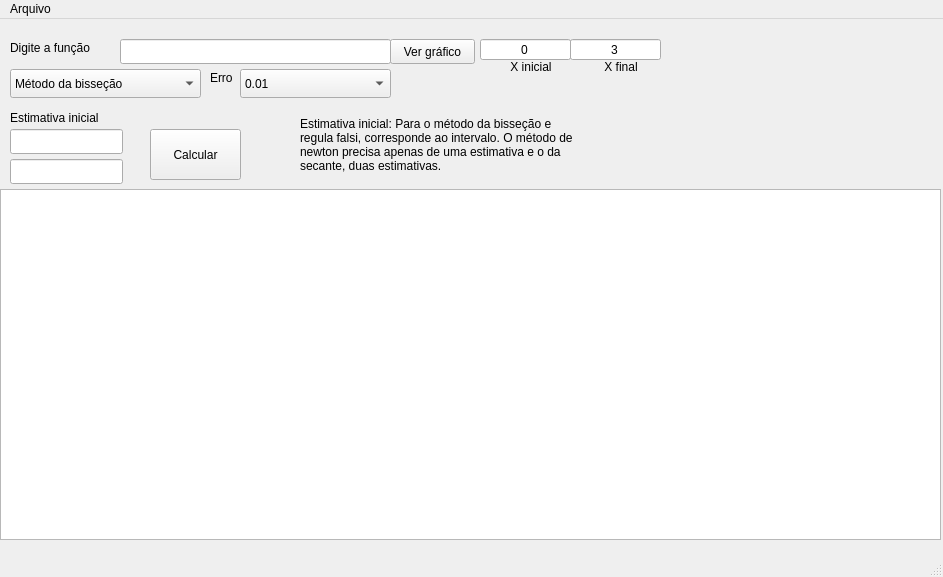
<?xml version="1.0" encoding="UTF-8"?>
<ui version="4.0">
 <class>janelaPrincipal</class>
 <widget class="QMainWindow" name="janelaPrincipal">
  <property name="geometry">
   <rect>
    <x>0</x>
    <y>0</y>
    <width>943</width>
    <height>577</height>
   </rect>
  </property>
  <property name="windowTitle">
   <string>Zero de Funções</string>
  </property>
  <widget class="QWidget" name="centralwidget">
   <widget class="QLabel" name="label">
    <property name="geometry">
     <rect>
      <x>10</x>
      <y>20</y>
      <width>121</width>
      <height>17</height>
     </rect>
    </property>
    <property name="text">
     <string>Digite a função</string>
    </property>
   </widget>
   <widget class="QComboBox" name="cmbMetodo">
    <property name="geometry">
     <rect>
      <x>10</x>
      <y>50</y>
      <width>191</width>
      <height>29</height>
     </rect>
    </property>
    <item>
     <property name="text">
      <string>Método da bisseção</string>
     </property>
    </item>
    <item>
     <property name="text">
      <string>Falsa Posição</string>
     </property>
    </item>
    <item>
     <property name="text">
      <string>Newton-raphson</string>
     </property>
    </item>
    <item>
     <property name="text">
      <string>Secante</string>
     </property>
    </item>
   </widget>
   <widget class="QLineEdit" name="txtFuncao">
    <property name="geometry">
     <rect>
      <x>120</x>
      <y>20</y>
      <width>271</width>
      <height>25</height>
     </rect>
    </property>
   </widget>
   <widget class="QLineEdit" name="txtA">
    <property name="geometry">
     <rect>
      <x>10</x>
      <y>110</y>
      <width>113</width>
      <height>25</height>
     </rect>
    </property>
   </widget>
   <widget class="QLabel" name="label_2">
    <property name="geometry">
     <rect>
      <x>10</x>
      <y>90</y>
      <width>141</width>
      <height>17</height>
     </rect>
    </property>
    <property name="text">
     <string>Estimativa inicial</string>
    </property>
   </widget>
   <widget class="QLineEdit" name="txtB">
    <property name="geometry">
     <rect>
      <x>10</x>
      <y>140</y>
      <width>113</width>
      <height>25</height>
     </rect>
    </property>
   </widget>
   <widget class="QPushButton" name="btnCalcular">
    <property name="geometry">
     <rect>
      <x>150</x>
      <y>110</y>
      <width>91</width>
      <height>51</height>
     </rect>
    </property>
    <property name="text">
     <string>Calcular</string>
    </property>
   </widget>
   <widget class="QTextEdit" name="txtResultado">
    <property name="geometry">
     <rect>
      <x>0</x>
      <y>170</y>
      <width>941</width>
      <height>351</height>
     </rect>
    </property>
   </widget>
   <widget class="QLabel" name="label_3">
    <property name="geometry">
     <rect>
      <x>210</x>
      <y>50</y>
      <width>41</width>
      <height>17</height>
     </rect>
    </property>
    <property name="text">
     <string>Erro</string>
    </property>
   </widget>
   <widget class="QComboBox" name="cmbErro">
    <property name="geometry">
     <rect>
      <x>240</x>
      <y>50</y>
      <width>151</width>
      <height>29</height>
     </rect>
    </property>
    <item>
     <property name="text">
      <string>0.01</string>
     </property>
    </item>
    <item>
     <property name="text">
      <string>0.1</string>
     </property>
    </item>
    <item>
     <property name="text">
      <string>0.001</string>
     </property>
    </item>
    <item>
     <property name="text">
      <string>0.0001</string>
     </property>
    </item>
    <item>
     <property name="text">
      <string>0.00001</string>
     </property>
    </item>
   </widget>
   <widget class="QPushButton" name="btnGrafico">
    <property name="geometry">
     <rect>
      <x>390</x>
      <y>20</y>
      <width>85</width>
      <height>25</height>
     </rect>
    </property>
    <property name="text">
     <string>Ver gráfico</string>
    </property>
   </widget>
   <widget class="QLineEdit" name="txtX1">
    <property name="geometry">
     <rect>
      <x>480</x>
      <y>20</y>
      <width>91</width>
      <height>21</height>
     </rect>
    </property>
    <property name="toolTip">
     <string>X inicial</string>
    </property>
    <property name="text">
     <string>0</string>
    </property>
    <property name="alignment">
     <set>Qt::AlignCenter</set>
    </property>
   </widget>
   <widget class="QLineEdit" name="txtX2">
    <property name="geometry">
     <rect>
      <x>570</x>
      <y>20</y>
      <width>91</width>
      <height>21</height>
     </rect>
    </property>
    <property name="toolTip">
     <string>X final</string>
    </property>
    <property name="text">
     <string>3</string>
    </property>
    <property name="alignment">
     <set>Qt::AlignCenter</set>
    </property>
   </widget>
   <widget class="QLabel" name="label_4">
    <property name="geometry">
     <rect>
      <x>500</x>
      <y>40</y>
      <width>62</width>
      <height>15</height>
     </rect>
    </property>
    <property name="text">
     <string>X inicial</string>
    </property>
    <property name="alignment">
     <set>Qt::AlignCenter</set>
    </property>
   </widget>
   <widget class="QLabel" name="label_5">
    <property name="geometry">
     <rect>
      <x>590</x>
      <y>40</y>
      <width>62</width>
      <height>15</height>
     </rect>
    </property>
    <property name="text">
     <string>X final</string>
    </property>
    <property name="alignment">
     <set>Qt::AlignCenter</set>
    </property>
   </widget>
   <widget class="QLabel" name="label_6">
    <property name="geometry">
     <rect>
      <x>300</x>
      <y>90</y>
      <width>281</width>
      <height>71</height>
     </rect>
    </property>
    <property name="text">
     <string>Estimativa inicial: Para o método da bisseção e regula falsi, corresponde ao intervalo. O método de newton precisa apenas de uma estimativa e o da secante, duas estimativas.</string>
    </property>
    <property name="wordWrap">
     <bool>true</bool>
    </property>
   </widget>
  </widget>
  <widget class="QMenuBar" name="menubar">
   <property name="geometry">
    <rect>
     <x>0</x>
     <y>0</y>
     <width>943</width>
     <height>25</height>
    </rect>
   </property>
   <widget class="QMenu" name="menuArquivo">
    <property name="title">
     <string>Arquivo</string>
    </property>
    <addaction name="actionSair"/>
   </widget>
   <addaction name="menuArquivo"/>
  </widget>
  <widget class="QStatusBar" name="statusbar"/>
  <action name="actionSair">
   <property name="text">
    <string>Sair</string>
   </property>
  </action>
 </widget>
 <tabstops>
  <tabstop>txtFuncao</tabstop>
  <tabstop>cmbMetodo</tabstop>
  <tabstop>cmbErro</tabstop>
  <tabstop>txtA</tabstop>
  <tabstop>txtB</tabstop>
  <tabstop>btnCalcular</tabstop>
  <tabstop>btnGrafico</tabstop>
  <tabstop>txtX1</tabstop>
  <tabstop>txtX2</tabstop>
  <tabstop>txtResultado</tabstop>
 </tabstops>
 <resources/>
 <connections/>
</ui>
